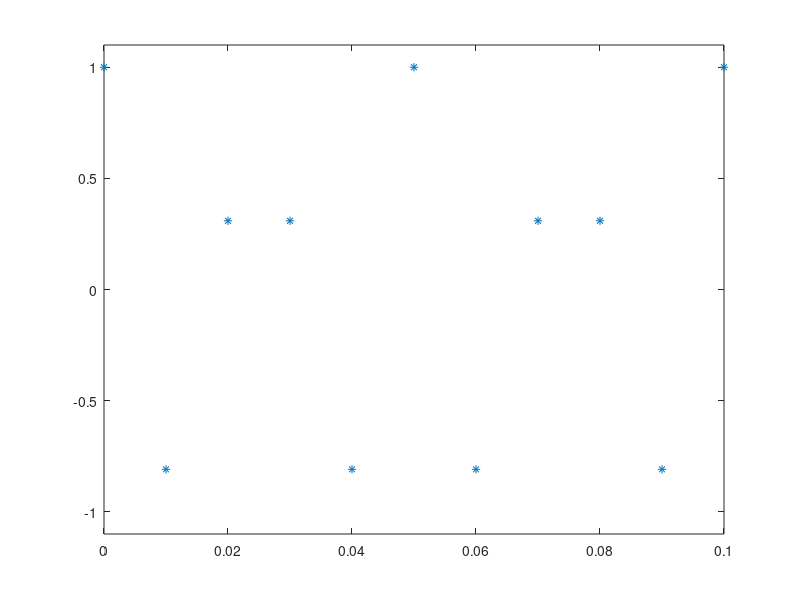

Write the MATLAB code that produced this figure.
dur=1;
fc=100;
step=1/fc;
t=[0:step:dur-step];  %asse dei tempi
f=60;
w=f*2*pi;
y=cos(w*t);
plot(t,y,"*") 
axis([0 0.1 -1.1 1.1])   %vedo solo il primo decimo di secondo

